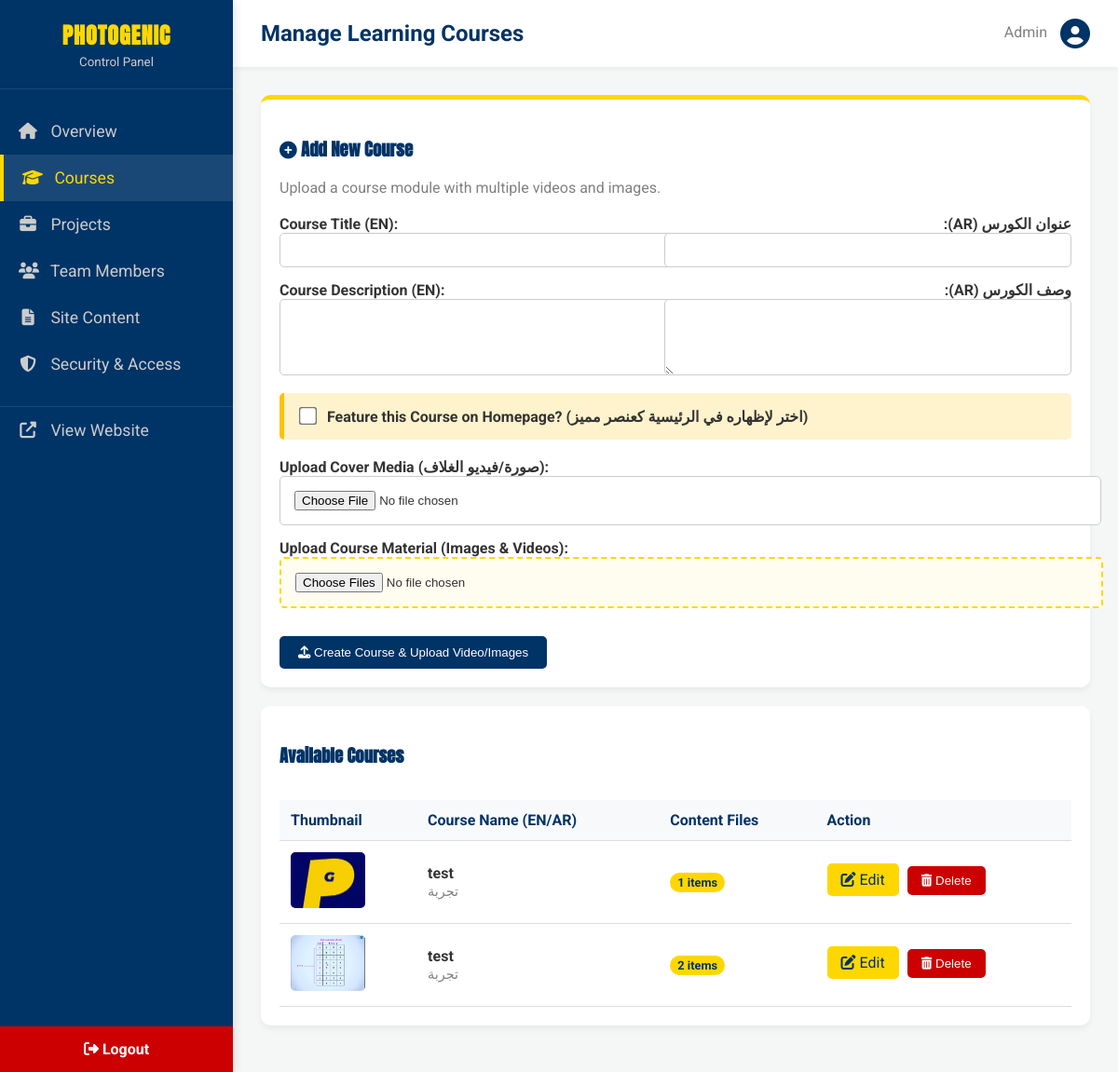
Screenshot of /admin/courses (signed in) with the database file from the repository.
### main.py (models this page shows)
class Course(db.Model):
    id = db.Column(db.Integer, primary_key=True)
    title_ar = db.Column(db.String(100), nullable=False)
    title_en = db.Column(db.String(100), nullable=False)
    description_ar = db.Column(db.Text, nullable=True)
    description_en = db.Column(db.Text, nullable=True)
    is_featured = db.Column(db.Boolean, default=False)
    cover_media = db.Column(db.String(128), nullable=True)
    cover_media_type = db.Column(db.String(20), nullable=True) # 'image' or 'video'
    media_items = relationship('CourseMedia', backref='course', cascade="all, delete-orphan")
    @property
    def thumbnail(self):
        if self.cover_media and self.cover_media_type == 'image':
            return self.cover_media
        for m in self.media_items:
            if m.media_type == 'image':
                return m.path
        return None

### main.py (the view, shortened to what this page needs)
@admin_bp.route('/courses', methods=['GET', 'POST'])
@login_required
def courses():
    courses_list = Course.query.order_by(Course.id.desc()).all()
    return render_template('admin/courses.html', courses=courses_list)

### main.py (called while the page is built)
@app.before_request
def before_request():
    g.lang = session.get('lang', 'ar') # اللغة الافتراضية عربي

@app.context_processor
def inject_global_data():
    content = SiteContent.query.first()
    return dict(lang=g.lang, global_site_content=content)

def login_required(f):
    @wraps(f)
    def decorated_function(*args, **kwargs):
        if not session.get('admin_logged_in'):
            return redirect(url_for('admin.login', next=request.url))
        return f(*args, **kwargs)
    return decorated_function

@admin_bp.before_request
def restrict_admin_access():
    allowed_endpoints = ['admin.login', 'admin.forgot_password']
    if request.endpoint and request.endpoint.startswith('admin.') and request.endpoint not in allowed_endpoints:
        if not session.get('admin_logged_in'):
            flash('Please log in to access the Control Panel.', 'error')
            return redirect(url_for('admin.login'))

### src/templates/admin/courses.html (shortened to what this page needs)
{% extends "admin/base.html" %}
{% block page_title %}Manage Learning Courses{% endblock %}
{% block nav_courses %}active{% endblock %}
{% block content %}
<div class="card" style="border-top: 5px solid var(--accent-yellow);">
    <h3 style="color: var(--primary-blue); font-family: 'Anton', sans-serif;"><i class="fas fa-plus-circle"></i> Add New
        Course</h3>
    <p style="color: gray; margin-bottom: 20px;">Upload a course module with multiple videos and images.</p>
    <form method="POST" action="{{ url_for('admin.courses') }}" enctype="multipart/form-data">
        <div style="display: flex; gap: 20px; flex-wrap: wrap;">
            <div style="flex: 1; min-width: 300px;">
                <label style="font-weight: bold;">Course Title (EN):</label>
                <input type="text" name="title_en" required
                    style="width:100%; padding:10px; margin-bottom:15px; border-radius: 5px; border: 1px solid #ccc;">
                <label style="font-weight: bold;">Course Description (EN):</label>
                <textarea name="description_en" rows="4"
                    style="width:100%; padding:10px; margin-bottom:15px; border-radius: 5px; border: 1px solid #ccc;"></textarea>
            </div>
            <div style="flex: 1; min-width: 300px;" dir="rtl">
                <label style="font-weight: bold;">عنوان الكورس (AR):</label>
                <input type="text" name="title_ar" required
                    style="width:100%; padding:10px; margin-bottom:15px; border-radius: 5px; border: 1px solid #ccc;">
                <label style="font-weight: bold;">وصف الكورس (AR):</label>
                <textarea name="description_ar" rows="4"
                    style="width:100%; padding:10px; margin-bottom:15px; border-radius: 5px; border: 1px solid #ccc;"></textarea>
            </div>
        </div>
        <div
            style="background:#fff3cd; padding:15px; border-left:5px solid #ffc107; margin-bottom:20px; border-radius:5px;">
            <label style="font-weight:bold; cursor:pointer;">
                <input type="checkbox" name="is_featured" value="1" style="transform: scale(1.5); margin-right: 10px;">
                Feature this Course on Homepage? (اختر لإظهاره في الرئيسية كعنصر مميز)
            </label>
        </div>
        <label style="font-weight: bold; display: block; margin-top: 10px;">Upload Cover Media (صورة/فيديو
            الغلاف):</label>
        <input type="file" name="cover_media" accept="image/*,video/*,.mkv,.flv,.wmv,.avi,.mov"
            style="display:block; margin-bottom:15px; padding: 15px; background: #fff; width: 100%; border-radius: 5px; border: 1px solid #ccc;">
        <label style="font-weight: bold; display: block; margin-top: 10px;">Upload Course Material (Images &
            Videos):</label>
        <input type="file" name="upload_media" accept="image/*,video/*,.mkv,.flv,.wmv,.avi,.mov" multiple
            style="display:block; margin-bottom:20px; padding: 15px; background: #fffcf0; width: 100%; border-radius: 5px; border: 2px dashed var(--accent-yellow);">
        <button type="submit" class="btn" style="margin-top: 10px;"><i class="fas fa-upload"></i> Create Course & Upload
            Video/Images</button>
    </form>
</div>
<div class="card">
    <h3 style="color: var(--primary-blue); font-family: 'Anton', sans-serif;">Available Courses</h3>
    <div class="table-responsive">
        <table>
            <tr>
                <th>Thumbnail</th>
                <th>Course Name (EN/AR)</th>
                <th>Content Files</th>
                <th>Action</th>
            </tr>
            {% for course in courses %}
            <tr>
                <td>
                    {% if course.thumbnail %}
                    <img src="{{ url_for('static', filename='uploads/' + course.thumbnail) }}" width="80"
                        style="border-radius: 5px; height: 60px; object-fit: cover;">
                    {% else %}
                    <div
                        style="width: 80px; height: 60px; background: #eee; border-radius: 5px; display: flex; align-items: center; justify-content: center; color: #999;">
                        No Cover</div>
                    {% endif %}
                </td>
                <td style="font-weight: bold;">{{ course.title_en }}<br><span
                        style="color: gray; font-size: 0.9em; font-weight: normal;">{{ course.title_ar }}</span></td>
                <td><span
                        style="background: var(--accent-yellow); color: var(--primary-blue); font-weight: bold; padding: 3px 8px; border-radius: 20px; font-size: 0.8rem;">{{
                        course.media_items|length }} items</span></td>
                <td>
                    <a href="{{ url_for('admin.edit_course', id=course.id) }}" class="btn"
                        style="background:var(--accent-yellow); color:var(--primary-blue); padding:8px 15px; margin-right:5px; margin-bottom: 5px;"><i
                            class="fas fa-edit"></i> Edit</a>
                    <form method="POST" action="{{ url_for('admin.delete_course', id=course.id) }}"
                        style="display:inline;"
                        onsubmit="return confirm('Are you sure you want to delete this course and all its videos/images?');">
                        <button type="submit"
                            style="background:#cc0000; color:white; border:none; padding:8px 15px; border-radius:5px; cursor:pointer;"><i
                                class="fas fa-trash-alt"></i> Delete</button>
                    </form>
                </td>
            </tr>
            {% else %}
            <tr>
                <td colspan="4" style="text-align: center; padding: 30px; color: gray;">No courses added yet.</td>
            </tr>
            {% endfor %}
        </table>
    </div>
</div>
{% endblock %}

### src/templates/admin/base.html (style rules this page uses)
:root { --primary-blue: #003366; --accent-yellow: #FFD700; --sidebar-width: 250px; --bg-color: #f4f7f6; --text-dark: #333; }
body { margin: 0; padding: 0; font-family: 'Roboto', sans-serif; background-color: var(--bg-color); color: var(--text-dark); display: flex; min-height: 100vh; }
.card { background: white; border-radius: 10px; padding: 20px; box-shadow: 0 4px 6px rgba(0, 0, 0, 0.05); margin-bottom: 20px; }
.btn { background: var(--primary-blue); color: white; padding: 10px 20px; border: none; border-radius: 5px; cursor: pointer; text-decoration: none; display: inline-block; transition: 0.3s; }
.table-responsive { overflow-x: auto; }
table { width: 100%; border-collapse: collapse; margin-top: 15px; }
table th, table td { padding: 12px; text-align: left; border-bottom: 1px solid #ddd; }
table th { background: #f8f9fa; color: var(--primary-blue); }

### rows the page displays
Course: cover_media+cover_media_type (picture), title_en "test", title_ar "تجربة", media_items|length "1"
Course: cover_media+cover_media_type (picture), title_en "test", title_ar "تجربة", media_items|length "2"
